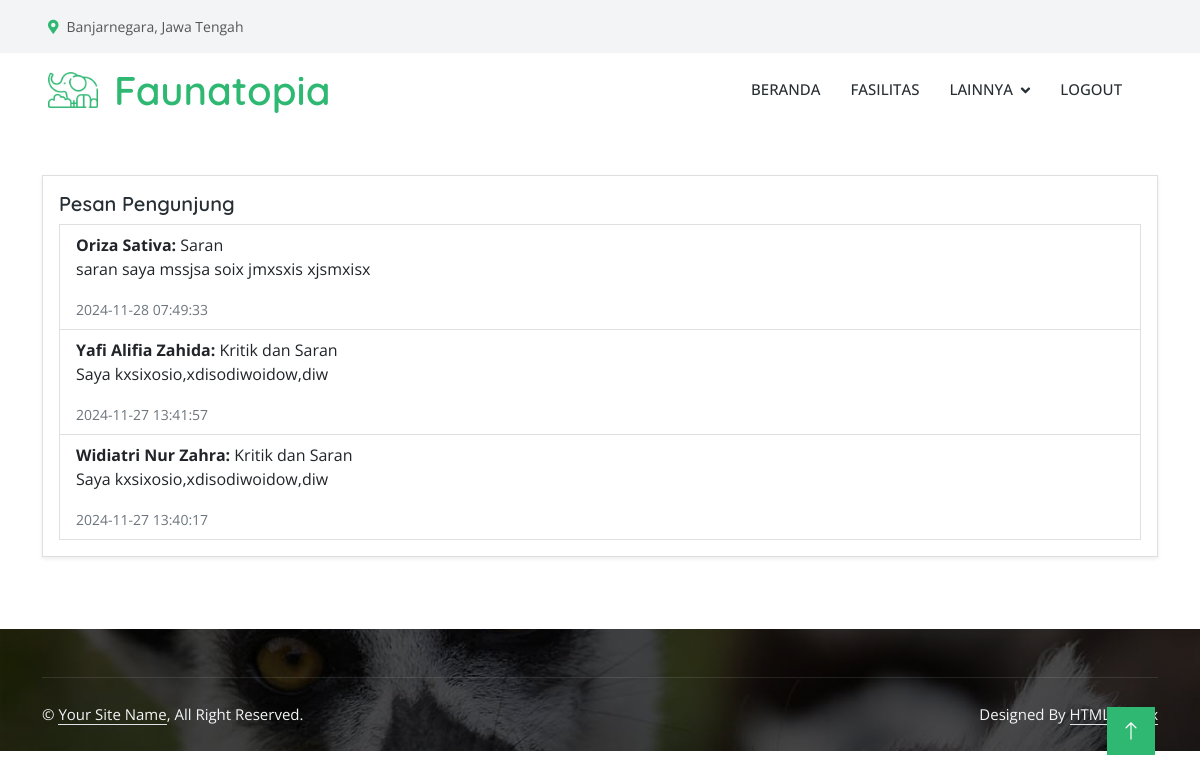
/admin/pesan.php (signed in), run on the app's committed database.
### tables this page shows
CREATE TABLE IF NOT EXISTS `pesan` (
  `id` int NOT NULL AUTO_INCREMENT,
  `nama_pengirim` varchar(100) NOT NULL,
  `email` varchar(100) NOT NULL,
  `subjek` varchar(100) NOT NULL,
  `pesan` text NOT NULL,
  `tanggal` timestamp NULL DEFAULT CURRENT_TIMESTAMP,
  PRIMARY KEY (`id`)
);

### admin/pesan.php (the view, shortened to what this page needs)
<?php
include '../koneksi/function.php';
$sql_messages = "SELECT * FROM pesan ORDER BY tanggal DESC";
$result_messages = $conn->query($sql_messages);
$messages = [];
if ($result_messages) {
    while ($row = $result_messages->fetch_assoc()) {
        $messages[] = $row;
    }
}
?>
<!DOCTYPE html>
<html lang="en">
<head>
    <link href="https://cdnjs.cloudflare.com/ajax/libs/font-awesome/5.10.0/css/all.min.css" rel="stylesheet">
    <link href="https://cdn.jsdelivr.net/npm/bootstrap-icons@1.4.1/font/bootstrap-icons.css" rel="stylesheet">
    <link href="../lib/animate/animate.min.css" rel="stylesheet">
    <link href="../lib/lightbox/css/lightbox.min.css" rel="stylesheet">
    <link href="../lib/owlcarousel/assets/owl.carousel.min.css" rel="stylesheet">
    <link href="../css/bootstrap.min.css" rel="stylesheet">
    <link href="../css/style.css" rel="stylesheet">
</head>
<body>
    <?php include 'navbar.php'; ?>
    <div class="container mt-5">
        <div class="row">
            <div class="col-md-12 mb-4">
                <div class="card shadow-sm">
                    <div class="card-body">
                        <h5 class="card-title">Pesan Pengunjung</h5>
                        <?php if (count($messages) > 0): ?>
                            <ul class="list-group">
                                <?php foreach ($messages as $message): ?>
                                    <li class="list-group-item">
                                        <strong><?= htmlspecialchars($message['nama_pengirim']) ?>:</strong> <?= htmlspecialchars($message['subjek']) ?>
                                        <br>
                                        <p><?= htmlspecialchars($message['pesan']) ?></p>
                                        <small class="text-muted"><?= $message['tanggal'] ?></small>
                                    </li>
                                <?php endforeach; ?>
                            </ul>
                        <?php else: ?>
                            <p>Tidak ada pesan baru.</p>
                        <?php endif; ?>
                    </div>
                </div>
            </div>
        </div>
    </div>
    <?php include 'footer.php'; ?>
    <a href="#" class="btn btn-lg btn-primary btn-lg-square back-to-top"><i class="bi bi-arrow-up"></i></a>
</body>
</html>

### css/style.css (style rules this page uses)
:root { --primary: #2EB872; --light: #F3F4F5; --dark: #282F34; }
.back-to-top { position: fixed; display: none; right: 45px; bottom: 45px; z-index: 99; }
.btn { font-weight: 500; transition: .5s; }
.btn.btn-primary, .btn.btn-secondary { color: #FFFFFF; }
.btn-lg-square { width: 48px; height: 48px; }
.btn-square, .btn-sm-square, .btn-lg-square { padding: 0; display: flex; align-items: center; justify-content: center; font-weight: normal; }

### data on the page
pesan: nama_pengirim "Oriza Sativa", subjek "Saran", pesan "saran saya mssjsa soix jmxsxis xjsmxisx", tanggal "2024-11-28 07:49:33"
pesan: nama_pengirim "Yafi Alifia Zahida", subjek "Kritik dan Saran", pesan "Saya kxsixosio,xdisodiwoidow,diw", tanggal "2024-11-27 13:41:57"
pesan: nama_pengirim "Widiatri Nur Zahra", subjek "Kritik dan Saran", pesan "Saya kxsixosio,xdisodiwoidow,diw", tanggal "2024-11-27 13:40:17"
